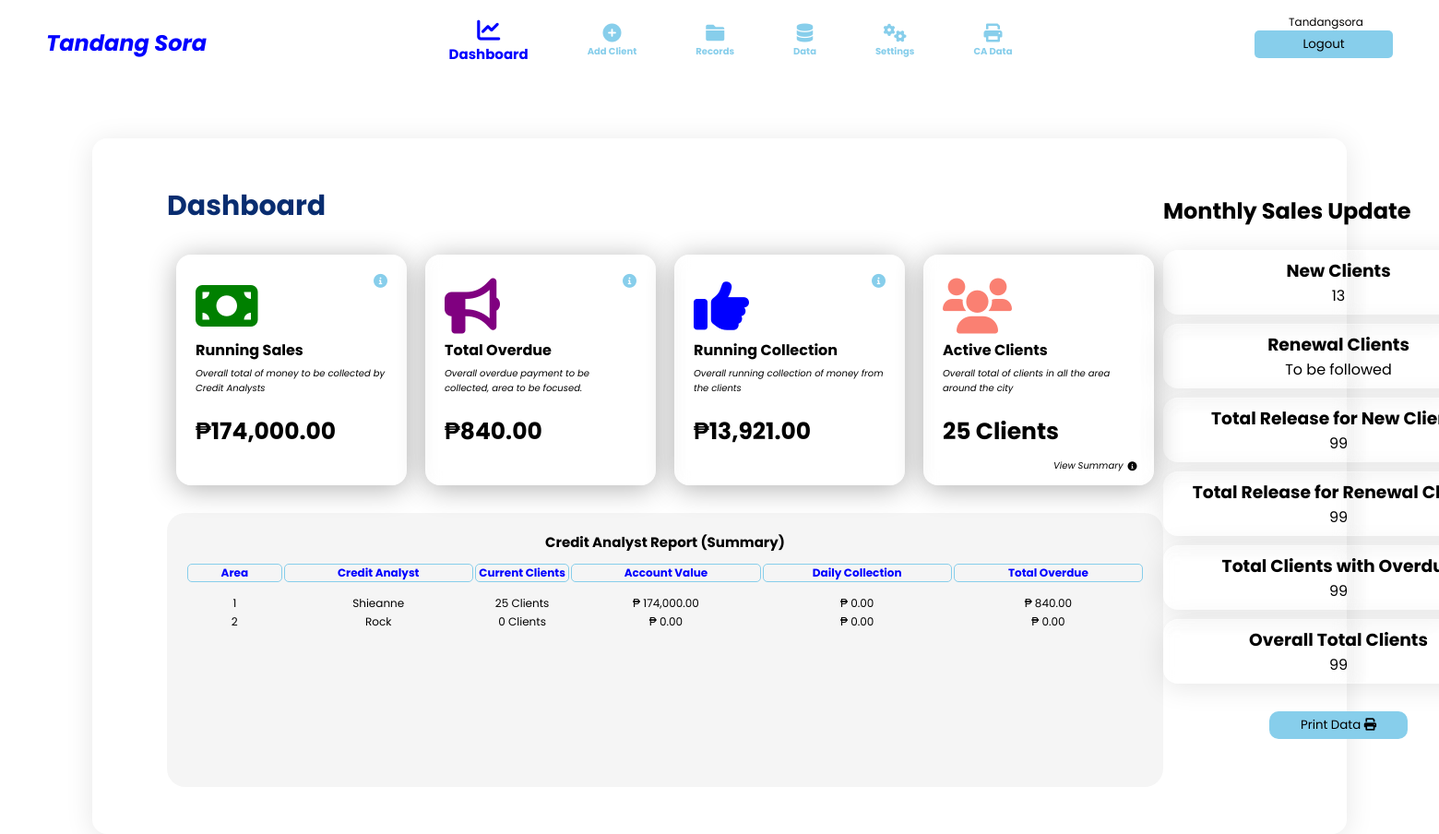
The page /Dashboard.php (signed in) on the database its author committed.
### tables this page shows
CREATE TABLE `insert_cssaccount` (
  `id` int(11) NOT NULL,
  `branch` varchar(255) NOT NULL,
  `fullname` varchar(255) NOT NULL,
  `username` varchar(255) NOT NULL,
  `password` varchar(255) NOT NULL
);

CREATE TABLE `insert_creditanalyst` (
  `id` int(11) NOT NULL,
  `cabranch` varchar(255) NOT NULL,
  `name` varchar(255) NOT NULL,
  `area` varchar(255) NOT NULL
);

### Dashboard.php (the view, shortened to what the rows shown need)
<?php
    include_once 'header.php';
?>
            <section id="Dashboard" class="navContent">
                <div class="dbDashboard">
                    <div class="dbSummary">
                        <h1>Dashboard</h1>
                        <div class="dbData">
                            <div class="dbBalance">
                                <div class="card totalBorrowed">
                                    <?php
                                        if($bnm == "all"){
                                            $qApp = "SELECT SUM(cloanamount) AS Approved FROM insert_client WHERE cloanstatus in ('Ongoing','Released')";
                                        }else{
                                            $qApp = "SELECT SUM(cloanamount) AS Approved FROM insert_client WHERE cbranch = '$bnm' and cloanstatus in ('Ongoing','Released')";
                                        }
                                        $qryApp = mysqli_query($connection,$qApp);
                                            if(mysqli_num_rows($qryApp)>0){
                                                while($rdApp = mysqli_fetch_array($qryApp)){
                                                $rApp = $rdApp['Approved'];
                                                }
                                            }
                                    ?>
                                    <h2>₱<?php echo number_format($rApp,2)?></h2>
                                </div>
                                <div class="card totalOverdue">
                                    <?php
                                        if($bnm == "all"){
                                            $qO = "SELECT SUM(coverdue) AS TOTALO FROM insert_client WHERE cloanstatus in ('Ongoing','Released')";
                                        }else{
                                            $qO = "SELECT SUM(coverdue) AS TOTALO FROM insert_client WHERE cbranch = '$bnm' and cloanstatus in ('Ongoing','Released')";
                                        }
                                        $qryO = mysqli_query($connection,$qO);
                                            if(mysqli_num_rows($qryO)>0){
                                                while($rdO = mysqli_fetch_array($qryO)){
                                                $rAO = $rdO['TOTALO'];
                                                }
                                            }
                                    ?>
                                    <h2>₱<?php echo number_format($rAO,2)?></h2>
                                </div>
                                <?php
                                    if($bnm == "all"){
                                        $qHC = "SELECT SUM(camountpaid) AS amntpaid FROM insert_client WHERE cloanstatus in ('Ongoing','Released') ";
                                    }else{
                                        $qHC = "SELECT SUM(camountpaid) AS amntpaid FROM insert_client WHERE cbranch = '$bnm' and cloanstatus in ('Ongoing','Released')";
                                    }
                                    $qryHC = mysqli_query($connection,$qHC);
                                        if(mysqli_num_rows($qryHC)>0){
                                            while($rHC = mysqli_fetch_array($qryHC)){
                                            $rsHC = $rHC['amntpaid'];
                                            }
                                        }
                                ?>
                                <div class="card pendingClient">
                                    <h2>₱<?php echo number_format($rsHC,2) ?></h2>
                                </div>
                                <?php
                                    if($bnm == "all"){
                                        $qT = "SELECT COUNT(*) AS TOTALC FROM insert_client WHERE cloanstatus in ('Ongoing','Released')";
                                    }else{
                                        $qT = "SELECT COUNT(*) AS TOTALC FROM insert_client WHERE cbranch = '$bnm' and cloanstatus in ('Ongoing','Released')";
                                    }
                                    $qryT = mysqli_query($connection,$qT);
                                        if(mysqli_num_rows($qryT)>0){
                                            while($rdT = mysqli_fetch_array($qryT)){
                                            $rAT = $rdT['TOTALC'];
                                                if($rAT <= 1){
                                                    $rAT1 = "$rAT Client";
                                                }else{
                                                    $rAT1 = "$rAT Clients";
                                                }
                                            }
                                        }
                                ?>
                                <div class="card currentClient">
                                    <h2><?php echo $rAT1 ?></h2>
                                </div>
                            </div>
                        </div>
                        <div class="dbReport creditAnalyst">
                            <h2>Credit Analyst Report <span>(Summary)</span></h2>
                            <table id="dbreportTitle">
                                <tr>
                                    <th width="10%">Area</th>
                                    <th width="20%">Credit Analyst</th>
                                    <th width="10%">Current Clients</th>
                                    <th width="20%">Account Value</th>
                                    <th width="20%">Daily Collection</th>
                                    <th width="20%">Total Overdue</th>
                                </tr>
                            </table>
                            <div class="dvRContent">
                                <table id="dbreportContent">
                                    <?php
                                        if($bnm == "all"){
                                            $qReport = "SELECT * FROM insert_creditanalyst ORDER BY AREA ASC, NAME ASC";
                                        }else{
                                            $qReport = "SELECT * FROM insert_creditanalyst WHERE cabranch = '$bnm' ORDER BY AREA ASC, NAME ASC";
                                        }
                                        $qryReport = mysqli_query($connection,$qReport);
                                            while($rowReport = mysqli_fetch_assoc($qryReport)){
                                            $caName = $rowReport['name'];
                                            $caArea = $rowReport['area'];
                                        if($bnm == "all"){
                                            $qClientNo = "SELECT COUNT(ccreditanalyst) AS CNO, clientid  from insert_client WHERE ccarea = '$caArea' AND cloanstatus in ('Ongoing','Released')";
                                        }else{
                                            $qClientNo = "SELECT COUNT(ccreditanalyst) AS CNO, clientid  from insert_client WHERE cbranch = '$bnm' AND ccarea = '$caArea' AND cloanstatus in ('Ongoing','Released')";
                                        }
                                        $qryClientNo = mysqli_query($connection,$qClientNo);
                                                while($rowClientNo = mysqli_fetch_assoc($qryClientNo)){
                                                    $caClientNo = $rowClientNo['CNO'];
                                                    }
                                        if($bnm == "all"){
                                            $qLoanAmount ="SELECT SUM(cloanamount) AS SLA from insert_client WHERE ccarea = '$caArea' AND cloanstatus in ('Ongoing','Released')";
                                        }else{
                                            $qLoanAmount ="SELECT SUM(cloanamount) AS SLA from insert_client WHERE cbranch ='$bnm' AND ccarea = '$caArea' AND cloanstatus in ('Ongoing','Released')";
                                        }
                                        $qryLoanAmount = mysqli_query($connection,$qLoanAmount);
                                                    while($rowLoanAmount = mysqli_fetch_assoc($qryLoanAmount)){
                                                        $caLoanAmount = $rowLoanAmount['SLA'];
                                                    }
                                        if($bnm == "all"){
                                            $qdaily = "SELECT SUM(payment) as daily, SUM(secdep) as sumdep, creditanalyst from insert_payment WHERE area = '$caArea' AND date_paid = curdate() ";
                                        }else{
                                            $qdaily = "SELECT SUM(payment) as daily, SUM(secdep) as sumdep, creditanalyst from insert_payment WHERE area = '$caArea' AND date_paid = curdate() ";
                                        }
                                        $qrydaily = mysqli_query($connection,$qdaily);
                                                    while($rowdaily = mysqli_fetch_assoc($qrydaily)){
                                                        $caPayment = $rowdaily['daily'];
                                                        $caSecDep = $rowdaily['sumdep'];
                                                        $caTPay = $caPayment + $caSecDep;
                                                    }
                                        if($bnm == "all"){
                                            $qOverDue = "SELECT SUM(coverdue) as SOD from insert_client WHERE ccarea = '$caArea' AND cloanstatus in ('Ongoing','Released')";
                                        }else{
                                            $qOverDue = "SELECT SUM(coverdue) as SOD from insert_client WHERE cbranch ='$bnm' AND ccarea = '$caArea' AND cloanstatus in ('Ongoing','Released')";
                                        }
                                        $qryOverDue = mysqli_query($connection,$qOverDue);
                                                    while($rowOverDue  = mysqli_fetch_assoc($qryOverDue)){
                                                        $caOverDue = $rowOverDue['SOD'];
                                                    }
                                    ?>
                                        <tr>
                                            <td width="10%"><?php echo $caArea ?></td>
                                            <td width="20%"><?php echo $caName ?></td>
                                            <td width="10%"><?php echo $caClientNo." Clients" ?></td>
                                            <td width="20%">₱ <?php echo number_format($caLoanAmount,2)?></td>
                                            <td width="20%">₱ <?php echo number_format($caTPay,2)?></td>
                                            <td width="20%">₱ <?php echo number_format($caOverDue,2)?></td>
                                        </tr>
                                    <?php }?>
                                </table>
                            </div>
                        </div>
                    </div>
                    <div class="dbProfile">
                        <div class="dbExtras">
                            <h1>Monthly Sales Update</h1>
                    </div>
                </div>
            </section>

### header.php (shortened to what the rows shown need)
<?php include "db.php"; ?>
<!DOCTYPE html>
<html lang="en">
<head>
    <link rel="stylesheet" href="https://cdnjs.cloudflare.com/ajax/libs/font-awesome/6.0.0/css/all.min.css">
    <link rel="stylesheet" href="CSS/style.css">
</head>
<header>
    <div class="fullContent">
        <nav>
            <?php
                $username1 = $_SESSION['UNAME'];
                $branch1 = mysqli_query($connection,"select branch from insert_cssaccount where username = '$username1'");
                    while($rb1= mysqli_fetch_assoc($branch1)){
                        $bnm = $rb1['branch'];
                        if($bnm == "tandangsora"){
                            $bname = 'Tandang Sora' ;
                        }
                        elseif($bnm == "meycauayan"){
                            $bname = 'Meycauayan'  ;
                        }
                        elseif($bnm == "stamaria"){
                            $bname = 'Sta. Maria' ;
                        }
                        elseif($bnm == "all"){
                            $bname = "All Branches";
                        }
                    }
            ?>
            <i style="display: inline-flex; color:blue;"><h1><?php echo $bname?></h1></i>
        </nav>
    </div>
</header>

### rows shown on the page
insert_cssaccount: branch "Tandang Sora"
insert_creditanalyst: area "1", name "Shieanne", caClientNo "25", caLoanAmount "174,000.00", caTPay "0.00", caOverDue "840.00"
insert_creditanalyst: area "2", name "Rock", caClientNo "0", caLoanAmount "0.00", caTPay "0.00", caOverDue "0.00"

### other values the page prints
$_SESSION['UNAME'] "Tandangsora"
$rApp "174,000.00"
$rAO "840.00"
$rsHC "13,921.00"
$rAT1 "25 Clients"
$nc "13"
